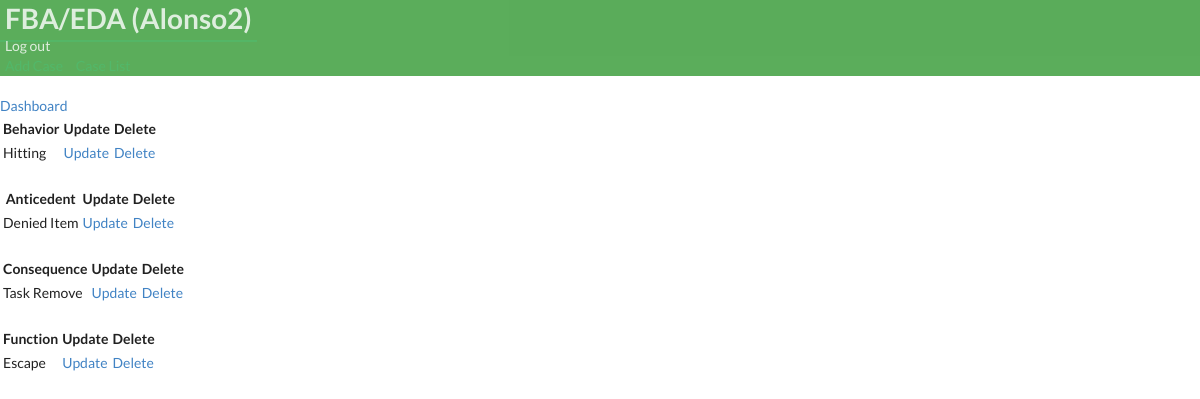
The app's page /abc/1/ (signed in) with its own data.
### bip/models.py (models this page shows)
class Behavior(models.Model):
        behaviorincident = models.CharField(max_length=30,verbose_name= 'Behavior')
        behavior_definition = models.CharField(null=True, blank=True, max_length=1000,verbose_name= 'Behavior Definition')
        student= models.ForeignKey(Student,on_delete=models.CASCADE)
        user = models.ForeignKey(User, on_delete=models.CASCADE,  default=None)
        def __str__(self):
          return self.behaviorincident

class Anticedent(models.Model):
        anticedentincident = models.CharField(max_length=50,verbose_name= 'Anticedent', null=True, blank=True)
        student= models.ForeignKey(Student,on_delete=models.CASCADE)
        anticedent_definition = models.CharField(null=True, blank=True, max_length=1000)
        user = models.ForeignKey(User, on_delete=models.CASCADE,  default=None)
        def __str__(self):
          return self.anticedentincident

class Consequence(models.Model):
        behaviorconsequence = models.CharField(max_length=30, null=True, blank=True,verbose_name= 'Consequence')
        student= models.ForeignKey(Student,on_delete=models.CASCADE)
        user = models.ForeignKey(User, on_delete=models.CASCADE,  default=None)
        def __str__(self):
          return self.behaviorconsequence

class Function(models.Model):
        behaviorfunction = models.CharField(max_length=30, null=True, blank=True,verbose_name= 'Function')
        student= models.ForeignKey(Student,on_delete=models.CASCADE)
        user = models.ForeignKey(User, on_delete=models.CASCADE,  default=None)
        def __str__(self):
          return self.behaviorfunction

### bip/views.py (the view)
# urls.py: path('abc/<pk>/', views.abc_view, name='abc'),
@login_required(login_url='case_manager_login')
@user_passes_test(is_case_manager)
def abc_view(request, pk ):
    student = Student.objects.get(id=pk)
    function = Function.objects.all()
    functionset = student.function_set.all()
    anticedent = Anticedent.objects.all()
    anticedentset = student.anticedent_set.all()
    behaviors = Behavior.objects.all()
    behaivorpest  = Behavior.objects.filter(user=request.user)
    behaviorset = student.behavior_set.all()
    consequence = Consequence.objects.all()
    consequencepest  = Consequence.objects.filter(user=request.user)
    conseqenceset = student.consequence_set.all()
    context= {
        'behaviorset':behaviorset,
        'anticedentset':anticedentset,
        'functionset': functionset,
        'conseqenceset':conseqenceset,
        'student':student,
    }
    return render(request, 'bip/abc.html', context)

### bip/context_processors.py (called while the page is built)
def user_context(request):
    user = get_user(request)
    return {'user': user}

### bip/views.py (called while the page is built)
def is_case_manager(user):
    return user.groups.filter(name='CASE MANAGER').exists()

### bip/templates/bip/abc.html (shortened to what this page needs)
{% extends 'partials/base.html' %}
{% block content %}
<br>
<a class="btn btn-outline-info btn-sm btn-block" href="{% url 'bip:dashboard' student.id %}"
>Dashboard</a>
<br>
<div class="container">
<div class="row">
  <div class="col-md">
    <div class="card card-body">
      <table class="table table-striped">
            <tr>
              <th>Behavior</th>
              <th>Update</th>
              <th>Delete</th>
            </tr>
            {% for behavior_incidents in behaviorset %}
            <tr>
            <td>{{behavior_incidents }}</td>
            <td><a class="btn btn-warning" href="{% url 'bip:update_behavior' behavior_incidents.id%}">Update</a></td>
            <td><a class="btn btn-danger" href="{% url 'bip:delete_behavior' behavior_incidents.id %}">Delete</a></td>
          </tr>
      {% endfor%}
      </table>
  </div>
</div>
</div>
<br>
<div class="row">
  <div class="col-md">
    <div class="card card-body">
      <table class="table table-striped">
        <tr>
          <th>Anticedent</th>
          <th>Update</th>
          <th>Delete</th>
        </tr>
        {% for anticedent_incident in anticedentset %}
                <tr>
                    <td>{{anticedent_incident }}</td>
                    <td><a class="btn btn-warning" href="{% url 'bip:update_anticedent' anticedent_incident.id%}">Update</a>
                    </td>
                    <td><a class="btn btn-danger" href="{% url 'bip:delete_anticedent' anticedent_incident.id %}">Delete</a></td>
                </tr>
        {% endfor%}
      </table>
    </div>
  </div>
</div>
<br>
<div class="row">
  <div class="col-md">
    <div class="card card-body">
      <table class="table table-striped">
        <tr>
          <th>Consequence</th>
          <th>Update</th>
          <th>Delete</th>
        </tr>
        {% for consequence_incident in conseqenceset %}
                <tr>
                    <td>{{consequence_incident }}</td>
                    <td><a class="btn btn-warning" href="{% url 'bip:update_consequence' consequence_incident.id%}">Update</a>
                    </td>
                    <td><a class="btn btn-danger" href="{% url 'bip:delete_consequence' consequence_incident.id %}">Delete</a></td>
                </tr>
        {% endfor%}
      </table>
    </div>
  </div>
</div>
<br>
 <div class="row">
  <div class="col-md">
    <div class="card card-body">
      <table class="table table-striped">
        <tr>
          <th>Function</th>
          <th>Update</th>
          <th>Delete</th>
        </tr>
        {% for function_incident in functionset %}
        <tr>
              <td>{{function_incident }}</td>
              <td><a class="btn btn-warning" href="{% url 'bip:update_function' function_incident.id %}">Update</a></td>
              <td><a class="btn btn-danger" href="{% url 'bip:delete_function' function_incident.id %}">Delete</a></td>
        </tr>
  {% endfor%}
      </table>
    </div>
  </div>
</div>
</div>
<br>
{% endblock %}

### bip/templates/partials/nav.html (shortened to what this page needs)
  <nav class="navbar navbar-dark ">
          <div class="navbar navbar-expand-lg">
                    {% if user.is_authenticated  %}
                    <div class="navbar-new">
                    <h1 class="logo"> <a class="colorwhite" href="">FBA/EDA ({{ user.username }})</a></h1>
          </div>
              <a class='colorwhite' class="nav-item nav-link" href="{% url 'bip:logout' %}"  >Log out</a>
          </div>
          <div class="navbar-nav ml-auto">
              <a class="nav-item nav-link" href="{% url 'bip:create_student' %}">Add Case</a>
              <a class="nav-item nav-link" href="{% url 'bip:for_user' username=user.username %}">Case List</a>
          </div>
        {% endif %}
</nav>

### staticfiles/static_cdn/static_root/css/style.css (style rules this page uses)
body { background: white; }
.navbar { opacity: 0.8; transition: 0.5s; background-color: #393; color: white; opacity: 0.8; transition: 0.5s; }
.navbar .colorwhite { color: white; ; text-decoration: none; padding: 5px; }
.nav-link { color: #28a745; text-decoration: none; padding: 5px; }

### records on screen
Behavior: behaviorincident "Hitting"
Anticedent: anticedentincident "Denied Item"
Consequence: behaviorconsequence "Task Remove"
Function: behaviorfunction "Escape"

### other values on screen
{{ user.username }} "Alonso2"
